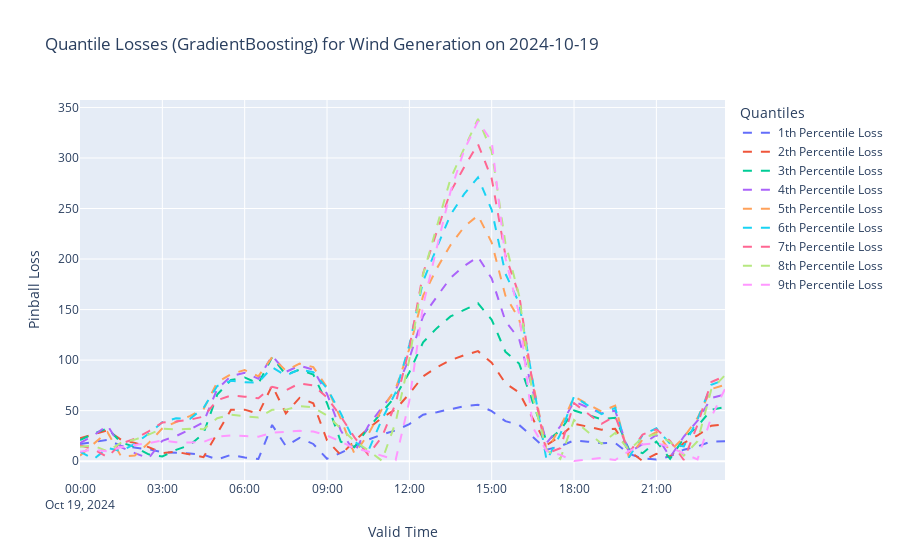

The notebook cell saved with this chart:
### Code cell
# Filter data for the selected date
date = pd.to_datetime('2024-10-19').tz_localize('UTC')
sample_data = df_resampled_merged_wind_2[df_resampled_merged_wind_2['valid_datetime'].dt.date == date.date()]

def modified_pinball_loss_per_point(y_true, y_pred, quantile):
    error = y_true - y_pred
    return np.maximum(quantile * error, (quantile - 1) * error)

# Calculate quantile losses for each point
loss_data = {}
for quantile in quantiles:
    losses = modified_pinball_loss_per_point(
        sample_data['generation_mw'], 
        sample_data[f'generation_mw_quantile_{quantile}'], 
        quantile/10
    )
    print(losses)
    loss_data[f'loss_quantile_{quantile}'] = losses

# Add the losses to the dataframe for plotting
for col, loss in loss_data.items():
    sample_data[col] = loss

# Prepare the figure
fig2 = go.Figure()

# Plot the quantile losses
for quantile in quantiles:
    fig2.add_trace(go.Scatter(
        x=sample_data['valid_datetime'],
        y=sample_data[f'loss_quantile_{quantile}'],
        mode='lines',
        name=f'{quantile}th Percentile Loss',
        line=dict(dash='dash')
    ))

# Add layout details
fig2.update_layout(
    title=f"Quantile Losses (GradientBoosting) for Wind Generation on {date.date()}",
    xaxis_title="Valid Time",
    yaxis_title="Pinball Loss",
    hovermode="x unified",
    legend_title="Quantiles"
)

fig2.show()
